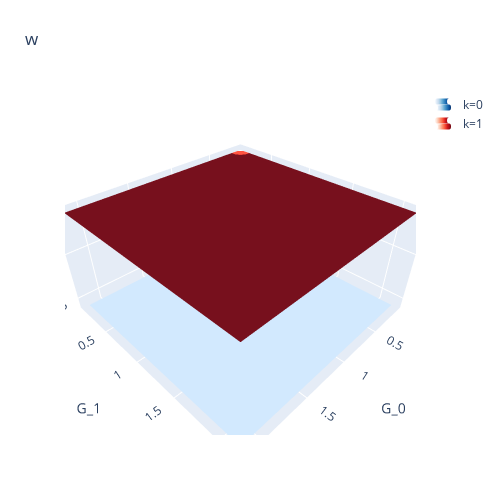

Notebook source saved alongside this figure:
### Markdown cell above
# $w_n^k$

### Code cell
Z = [None, None]
Z[0] = np.array([[results['w'][g0][g1][0,0,0] for g0 in G0_grid] for g1 in G1_grid ])
Z[1] = np.array([[results['w'][g0][g1][0,0,1] for g0 in G0_grid] for g1 in G1_grid ])

fig = go.Figure(data=[go.Surface(z=Z[0], x=G0_grid, y=G1_grid, name = 'k=0',colorscale = 'Blues')])
fig.add_trace(go.Surface(z=Z[1], y=G0_grid, x=G1_grid,name = 'k=1', colorscale = 'Reds')
            )
fig.update_layout(title='w', autosize=False,
                  width=500, height=500,
                  margin=dict(l=65, r=50, b=65, t=90))
fig.update_layout(scene = dict(xaxis_title='G_0',
                    yaxis_title='G_1'
                              )
                 )
fig.update_traces(showlegend=True, showscale=False)
fig.show()
fig.write_html(f"{folder}/w_{config}.html")

### Figure 1 — Plotly figure (JSON) as saved in the notebook; plotly's stock layout.template omitted (floating-point values rounded to 4 significant figures; data arrays with more than 128 entries replaced by an {"elided": "..."} marker saying what was removed)
{"data": [{"colorscale": [[0, "rgb(247,251,255)"], [0.125, "rgb(222,235,247)"], [0.25, "rgb(198,219,239)"], [0.375, "rgb(158,202,225)"], [0.5, "rgb(107,174,214)"], [0.625, "rgb(66,146,198)"], [0.75, "rgb(33,113,181)"], [0.875, "rgb(8,81,156)"], [1, "rgb(8,48,107)"]], "name": "k=0", "showlegend": true, "showscale": false, "type": "surface", "x": [0.1, 0.2464, 0.3929, 0.5393, 0.6857, 0.8321, 0.9786, 1.125, 1.271, 1.418, 1.564, 1.711, 1.857, 2.004, 2.15], "y": [0.1, 0.2464, 0.3929, 0.5393, 0.6857, 0.8321, 0.9786, 1.125, 1.271, 1.418, 1.564, 1.711, 1.857, 2.004, 2.15], "z": {"elided": "15x15 float values"}}, {"colorscale": [[0, "rgb(255,245,240)"], [0.125, "rgb(254,224,210)"], [0.25, "rgb(252,187,161)"], [0.375, "rgb(252,146,114)"], [0.5, "rgb(251,106,74)"], [0.625, "rgb(239,59,44)"], [0.75, "rgb(203,24,29)"], [0.875, "rgb(165,15,21)"], [1, "rgb(103,0,13)"]], "name": "k=1", "showlegend": true, "showscale": false, "type": "surface", "x": [0.1, 0.2464, 0.3929, 0.5393, 0.6857, 0.8321, 0.9786, 1.125, 1.271, 1.418, 1.564, 1.711, 1.857, 2.004, 2.15], "y": [0.1, 0.2464, 0.3929, 0.5393, 0.6857, 0.8321, 0.9786, 1.125, 1.271, 1.418, 1.564, 1.711, 1.857, 2.004, 2.15], "z": {"elided": "15x15 float values"}}], "layout": {"autosize": false, "height": 500, "margin": {"b": 65, "l": 65, "r": 50, "t": 90}, "scene": {"xaxis": {"title": {"text": "G_0"}}, "yaxis": {"title": {"text": "G_1"}}}, "title": {"text": "w"}, "width": 500}}
